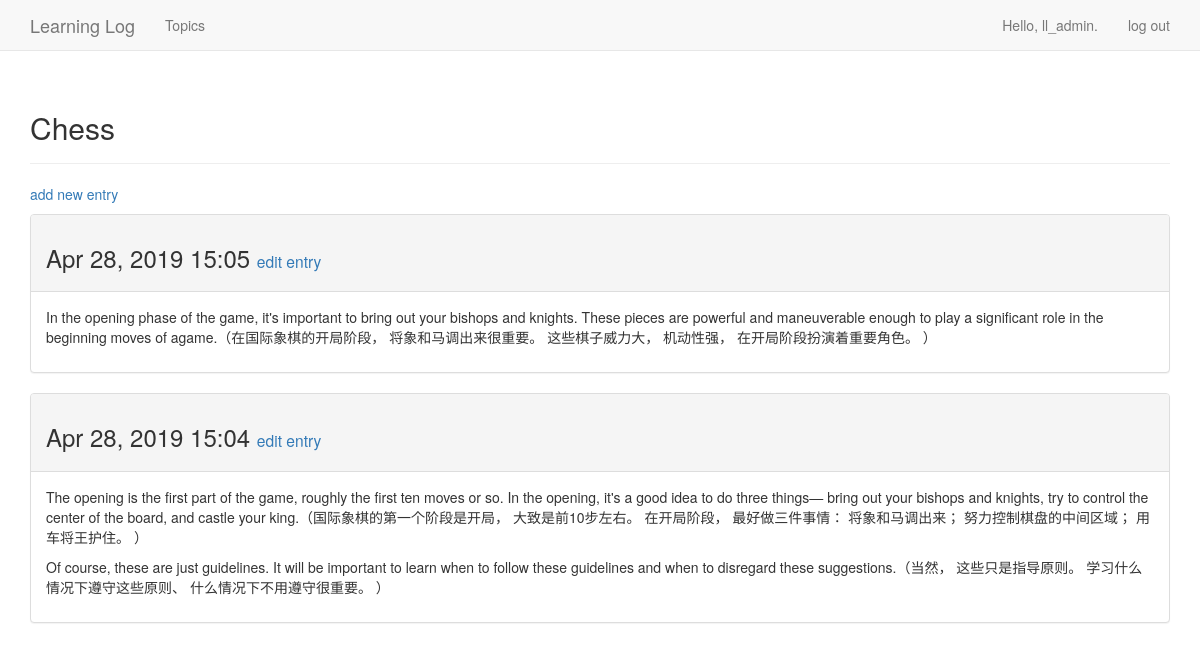
The page /topics/1/ (signed in) on the database its author committed.
### learning_logs/models.py (models this page shows, shortened)
class Topic(models.Model):
    text = models.CharField(max_length = 200) # 属性text是一个CharField——由字符或文本组成的数据
    date_added = models.DateTimeField(auto_now_add=True) # 实参auto_add_now=True 让Django将这个属性自动设置成当前日期和时间。
    owner = models.ForeignKey(User,on_delete=models.CASCADE) #
    def __str__(self):
        return self.text

class Entry(models.Model):
    topic = models.ForeignKey("Topic",on_delete=models.CASCADE)
    '''
    书中源代码：
        topic = models.ForeignKey(Topic)
    应改为：
        topic = models.ForeignKey("Topic",on_delete=models.CASCADE)
    '''
    text = models.TextField()
    date_added = models.DateTimeField(auto_now_add=True)
    class Meta:
        verbose_name_plural = 'entries'

### learning_logs/views.py (the view)
# urls.py: re_path(r'^topics/(?P<topic_id>\d+)/$', views.topic, name='topic'), # ?P<topic_id> 将匹配的值存储到topic_id 中； 而表达式\d+ 与包含在两个斜杆内的任何数字都匹配， 不管这个数字为多少位。
@login_required
def topic(request, topic_id):
    topic = Topic.objects.get(id=topic_id)
    if topic.owner != request.user:
        raise Http404
    entries = topic.entry_set.order_by('-date_added') # 获取与该主题相关联的条目， 并将它们按date_added 排序： date_added 前面的减号指定按降序排列， 即先显示最近的条目
    context = {'topic': topic, 'entries': entries}
    return render(request, 'learning_logs/topic.html', context)

### learning_logs/templates/learning_logs/topic.html
{% extends 'learning_logs/base.html' %}
{% block header %}
<h2>{{ topic }}</h2>
{% endblock header %}
{% block content %}
<p>
    <a href="{% url 'learning_logs:new_entry' topic.id %}">add new entry</a>
</p>
{% for entry in entries %}
<div class="panel panel-default">
    <div class="panel-heading">
        <h3>
            {{ entry.date_added|date:'M d, Y H:i' }}
            <small>
                <a href="{% url 'learning_logs:edit_entry' entry.id %}">
                    edit entry</a>
            </small>
        </h3>
    </div>
    <div class="panel-body">
        {{ entry.text|linebreaks }}
    </div>
</div>
{% empty %}
There are no entries for this topic yet.
{% endfor %}
{% endblock content %}

### learning_logs/templates/learning_logs/base.html (shortened to what this page needs)
{% load bootstrap3 %}
<!DOCTYPE html>
<html lang="en">
<head>
    {% bootstrap_css %}
</head>
<body>
    <nav class="navbar navbar-default navbar-static-top">
        <div class="container">
            <div class="navbar-header">
                <a class="navbar-brand" href="{% url 'learning_logs:index' %}">Learning Log</a>
            </div>
            <div id="navbar" class="navbar-collapse collapse">
                <ul class="nav navbar-nav">
                    <li><a href="{% url 'learning_logs:topics' %}">Topics</a></li>
                </ul>
                <ul class="nav navbar-nav navbar-right">
                    {% if user.is_authenticated %}
                    <li><a>Hello, {{ user.username }}.</a></li>
                    <li><a href="{% url 'users:logout' %}">log out</a></li>
                    {% else %}
                    <li><a href="{% url 'users:register' %}">register</a></li>
                    <li><a href="{% url 'users:login' %}">log in</a></li>
                    {% endif %}
                </ul>
            </div>
        </div>
    </nav>
    <div class="container">
        <div class="page-header">
            {% block header %}{% endblock header %}
        </div>
        <div>
            {% block content %}{% endblock content %}
        </div>
    </div>
</body>
</html>

### rows shown on the page
Topic: text "Chess"
Entry: date_added "Apr 28, 2019 15:05", text "In the opening phase of the game, it's important to bring out your bishops and knights. These pieces are powerful and maneuverable enough to play a significant role in the beginning moves of agame.（在国际象棋的开局阶段， 将象和马调出来很重要。 这些棋子威力大， 机动性强， 在开局阶段扮演着重要角色。 ）"
Entry: date_added "Apr 28, 2019 15:04", text "The opening is the first part of the game, roughly the first ten moves or so. In the opening, it's a good idea to do three things— bring out your bishops and knights, try to control the center of the board, and castle your king.（国际象棋的第一个阶段是开局， 大致是前10步左右。 在开局阶段， 最好做三件事情： 将象和马调出来； 努力控制棋盘的中间区域； 用车将王护住。 ） Of course, these are just guidelines. It will be important to learn when to follow these guidelines and when to disregard these suggestions.（当然， 这些只是指导原则。 学习什么情况下遵守这些原则、 什么情况下不用遵守很重要。 ）"

### other values the page prints
{{ user.username }} "ll_admin"
